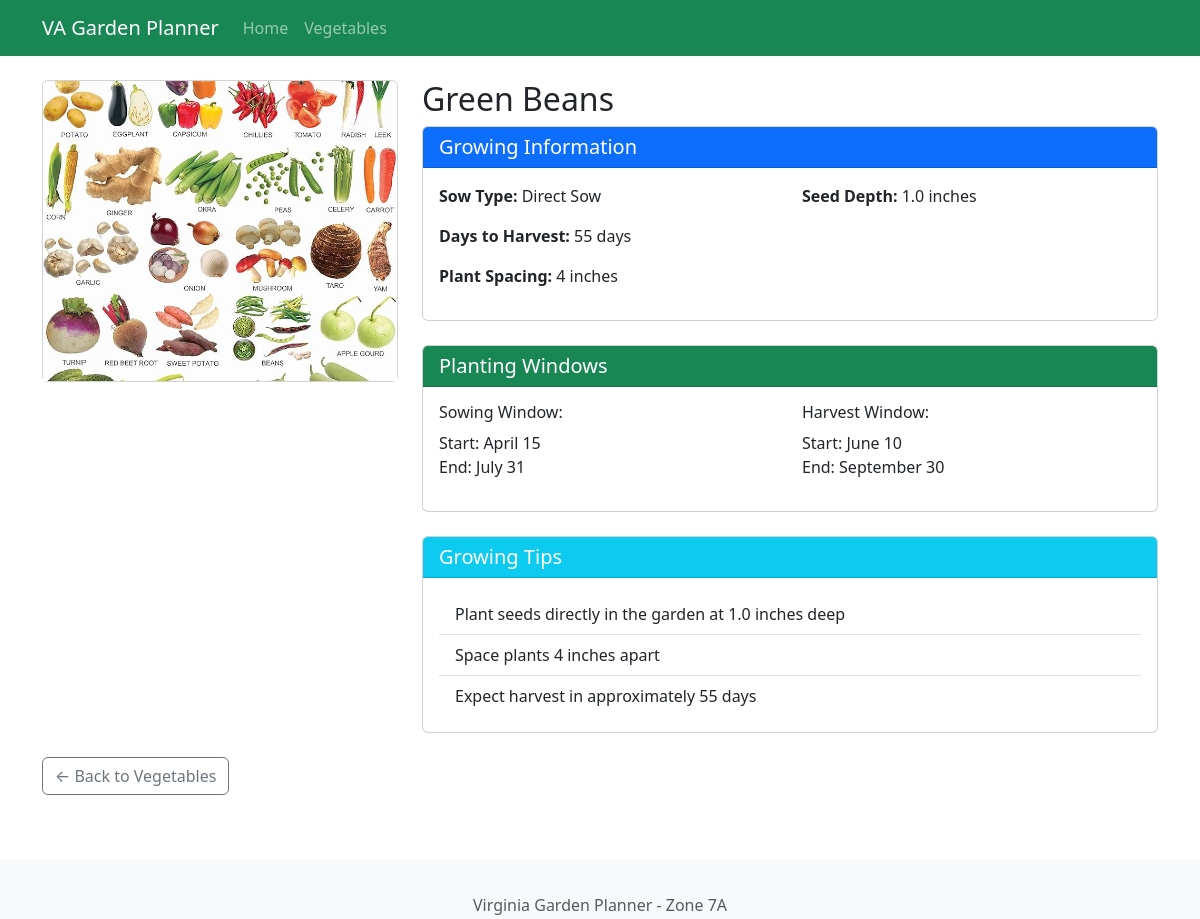
The page /vegetable/26 on the database its author committed.
### tables this page shows
CREATE TABLE vegetables (
            id INTEGER PRIMARY KEY AUTOINCREMENT,
            name TEXT NOT NULL,
            sow_type TEXT NOT NULL,
            days_to_harvest INTEGER,
            plant_spacing INTEGER,
            seed_depth FLOAT,
            sow_start_date TEXT,
            sow_end_date TEXT,
            harvest_start_date TEXT,
            harvest_end_date TEXT,
            image_url TEXT
        );

### app.py (the view)
@app.route("/vegetable/<int:id>")
def vegetable_detail(id):
    with sqlite3.connect("garden.db") as conn:
        conn.row_factory = sqlite3.Row
        c = conn.cursor()
        c.execute("SELECT * FROM vegetables WHERE id = ?", (id,))
        vegetable = c.fetchone()
    return render_template("vegetable_detail.html", vegetable=vegetable)

### templates/vegetable_detail.html (shortened to what this page needs)
{% extends "base.html" %}
{% block content %}
<div class="row">
    <div class="col-md-4 mb-4">
        <div class="card">
            {% if vegetable['image_url'] %}
                <img src="{{ vegetable['image_url'] }}" class="card-img-top" alt="{{ vegetable['name'] }}" style="height: 300px; object-fit: cover;">
            {% else %}
                <div class="card-img-top bg-light d-flex align-items-center justify-content-center" style="height: 300px;">
                    <span class="text-muted">No image available</span>
                </div>
            {% endif %}
        </div>
    </div>
    <div class="col-md-8">
        <h2>{{ vegetable['name'] }}</h2>
        <div class="card mb-4">
            <div class="card-header bg-primary text-white">
                <h5 class="card-title mb-0">Growing Information</h5>
            </div>
            <div class="card-body">
                <div class="row">
                    <div class="col-md-6">
                        <p><strong>Sow Type:</strong> {{ vegetable['sow_type'] }}</p>
                        <p><strong>Days to Harvest:</strong> {{ vegetable['days_to_harvest'] }} days</p>
                        <p><strong>Plant Spacing:</strong> {{ vegetable['plant_spacing'] }} inches</p>
                    </div>
                    <div class="col-md-6">
                        {% if vegetable['seed_depth'] %}
                            <p><strong>Seed Depth:</strong> {{ vegetable['seed_depth'] }} inches</p>
                        {% endif %}
                    </div>
                </div>
            </div>
        </div>
        <div class="card mb-4">
            <div class="card-header bg-success text-white">
                <h5 class="card-title mb-0">Planting Windows</h5>
            </div>
            <div class="card-body">
                <div class="row">
                    <div class="col-md-6">
                        <h6>Sowing Window:</h6>
                        <p>
                            Start: {{ vegetable['sow_start_date'] }}<br>
                            End: {{ vegetable['sow_end_date'] }}
                        </p>
                    </div>
                    <div class="col-md-6">
                        <h6>Harvest Window:</h6>
                        <p>
                            Start: {{ vegetable['harvest_start_date'] }}<br>
                            End: {{ vegetable['harvest_end_date'] }}
                        </p>
                    </div>
                </div>
            </div>
        </div>
        <div class="card">
            <div class="card-header bg-info text-white">
                <h5 class="card-title mb-0">Growing Tips</h5>
            </div>
            <div class="card-body">
                <ul class="list-group list-group-flush">
                    {% if vegetable['sow_type'] == "Direct Sow" %}
                        <li class="list-group-item">Plant seeds directly in the garden at {{ vegetable['seed_depth'] }} inches deep</li>
                        <li class="list-group-item">Space plants {{ vegetable['plant_spacing'] }} inches apart</li>
                        <li class="list-group-item">Expect harvest in approximately {{ vegetable['days_to_harvest'] }} days</li>
                    {% endif %}
                </ul>
            </div>
        </div>
    </div>
</div>
<div class="row mt-4">
    <div class="col">
        <a href="{{ url_for('vegetables') }}" class="btn btn-outline-secondary">
            &larr; Back to Vegetables
        </a>
    </div>
</div>
{% endblock %}

### static/css/style.css (style rules this page uses)
html { position: relative; min-height: 100%; }
body { margin-bottom: 60px; }
.card { transition: transform 0.2s ease-in-out; }

### rows shown on the page
vegetables: name "Green Beans", sow_type "Direct Sow", days_to_harvest "55", plant_spacing "4", seed_depth "1.0", sow_start_date "April 15", sow_end_date "July 31", harvest_start_date "June 10", harvest_end_date "September 30"
